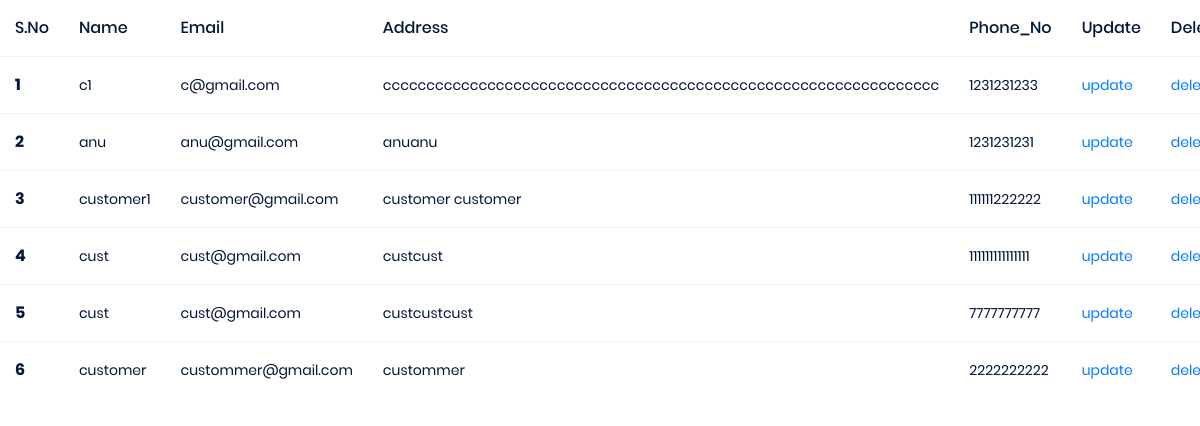
Page /customer_view/ on the committed database.
### management_app/models.py (models this page shows)
class Customer(models.Model):
    user = models.ForeignKey(Login, on_delete=models.CASCADE, related_name='customer')
    name = models.CharField(max_length=50)
    email = models.EmailField()
    address = models.TextField()
    phone_number = models.CharField(max_length=50)

### management_app/views.py (the view)
# urls.py: path('customer_view/', views.customer_view, name='customer_view'),
def customer_view(request):
    data = Customer.objects.all()
    context = {
        'data':data
    }
    return render(request,'customer_view.html',context)

### templates/customer_view.html
{% extends 'admin_home.html' %}
{% block content %}
<table class="table">
  <thead>
    <tr>
      <th scope="col">S.No</th>
      <th scope="col">Name</th>
      <th scope="col">Email</th>
      <th scope="col">Address</th>
      <th scope="col">Phone_No</th>
      <th scope="col">Update</th>
      <th scope="col">Delete</th>
    </tr>
  </thead>
  <tbody>
  {% for n in data %}
    <tr>
      <th scop="row">{{forloop.counter}}</th>
      <td>{{n.name}}</td>
      <td>{{n.email}}</td>
      <td>{{n.address}}</td>
      <td>{{n.phone_number}}</td>
      <td> <a href=" {% url 'update_customer' n.id %}"> update</a></td>
      <td> <a href=" {% url 'delete_customer' n.id %}"> delete</a></td>
    </tr>
  {% endfor %}
  </tbody>
</table>
{% endblock %}

### rows in the picture
Customer: name "c1", email "c@gmail.com", address "cccccccccccccccccccccccccccccccccccccccccccccccccccccccccccccccc", phone_number "1231231233"
Customer: name "anu", email "anu@gmail.com", address "anuanu", phone_number "1231231231"
Customer: name "customer1", email "customer@gmail.com", address "customer customer", phone_number "111111222222"
Customer: name "cust", email "cust@gmail.com", address "custcust", phone_number "111111111111111"
Customer: name "cust", email "cust@gmail.com", address "custcustcust", phone_number "7777777777"
Customer: name "customer", email "custommer@gmail.com", address "custommer", phone_number "2222222222"
